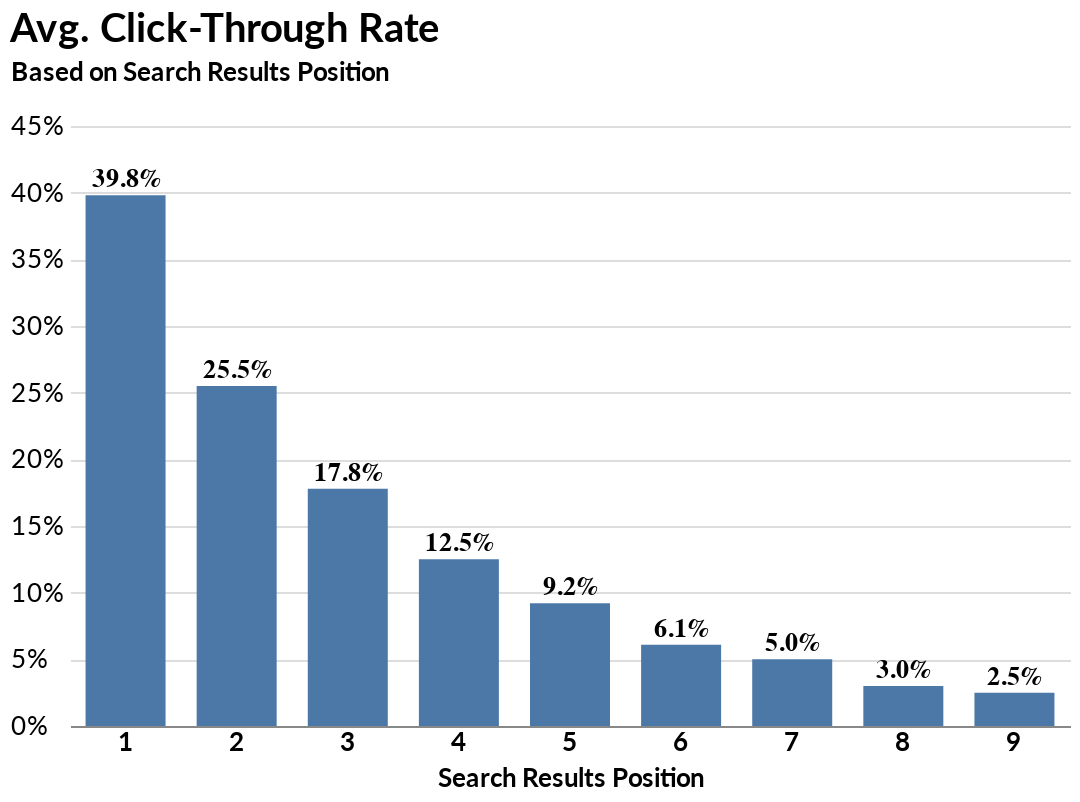

Here is the notebook cell this chart was saved with:
### Code cell
base = alt.Chart(ctr_pos_df).mark_bar(size=40).encode(
    x=alt.X('Search Position:O', title='Search Results Position'),
    y=alt.Y('Mean CTR', title='Based on Search Results Position', axis=alt.Axis(format='.0%'), scale=alt.Scale(domain=(0, .45)))
    )

text = alt.Chart(ctr_pos_df).mark_text(
    size=13,
    fontWeight='bold',
    dy=-8
    ).encode(
    x=alt.X('Search Position:O'),
    y=alt.Y('Mean CTR'),
    text='Mean CTR Perc')

bar = (base + text).properties(title='Avg. Click-Through Rate')
bar

### Figure 1 — Vega-Lite specification as saved in the notebook (floating-point values rounded to 4 significant figures)
{"$schema": "https://vega.github.io/schema/vega-lite/v3.4.0.json", "background": "white", "config": {"axisX": {"grid": false, "labelAngle": 0, "labelFont": "Lato", "labelFontSize": 13, "labelFontWeight": "bold", "ticks": false, "titleFont": "Lato", "titleFontSize": 13, "titleY": 20}, "axisY": {"domainWidth": 0, "labelAlign": "left", "labelFont": "Lato", "labelFontSize": 13, "labelLimit": 100, "labelPadding": 30, "ticks": false, "titleAlign": "left", "titleAngle": 0, "titleFont": "Lato", "titleFontSize": 13, "titleX": -30, "titleY": -20}, "title": {"anchor": "start", "font": "Lato", "fontSize": 20, "offset": 5}, "view": {"strokeOpacity": 0}}, "data": {"name": "data-c9974d5839b380137592dd821ebe270e"}, "datasets": {"data-c9974d5839b380137592dd821ebe270e": [{"Mean CTR": 0.398, "Mean CTR Perc": "39.8%", "Search Position": 1}, {"Mean CTR": 0.255, "Mean CTR Perc": "25.5%", "Search Position": 2}, {"Mean CTR": 0.178, "Mean CTR Perc": "17.8%", "Search Position": 3}, {"Mean CTR": 0.125, "Mean CTR Perc": "12.5%", "Search Position": 4}, {"Mean CTR": 0.092, "Mean CTR Perc": "9.2%", "Search Position": 5}, {"Mean CTR": 0.061, "Mean CTR Perc": "6.1%", "Search Position": 6}, {"Mean CTR": 0.05, "Mean CTR Perc": "5.0%", "Search Position": 7}, {"Mean CTR": 0.03, "Mean CTR Perc": "3.0%", "Search Position": 8}, {"Mean CTR": 0.025, "Mean CTR Perc": "2.5%", "Search Position": 9}]}, "height": 300, "layer": [{"encoding": {"x": {"field": "Search Position", "title": "Search Results Position", "type": "ordinal"}, "y": {"axis": {"format": ".0%"}, "field": "Mean CTR", "scale": {"domain": [0, 0.45]}, "title": "Based on Search Results Position", "type": "quantitative"}}, "mark": {"size": 40, "type": "bar"}}, {"encoding": {"text": {"field": "Mean CTR Perc", "type": "nominal"}, "x": {"field": "Search Position", "type": "ordinal"}, "y": {"field": "Mean CTR", "type": "quantitative"}}, "mark": {"dy": -8, "fontWeight": "bold", "size": 13, "type": "text"}}], "title": "Avg. Click-Through Rate", "width": 500}
